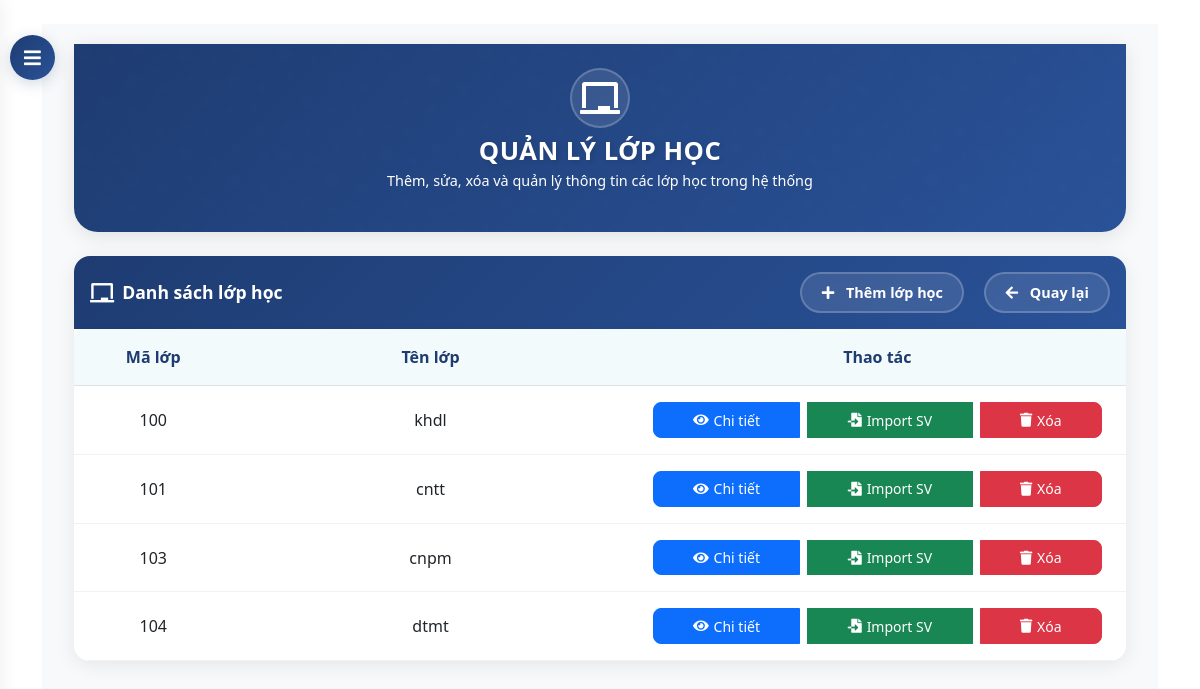
The page /dashboard/classrooms/ (signed in) on the database as committed earlier.
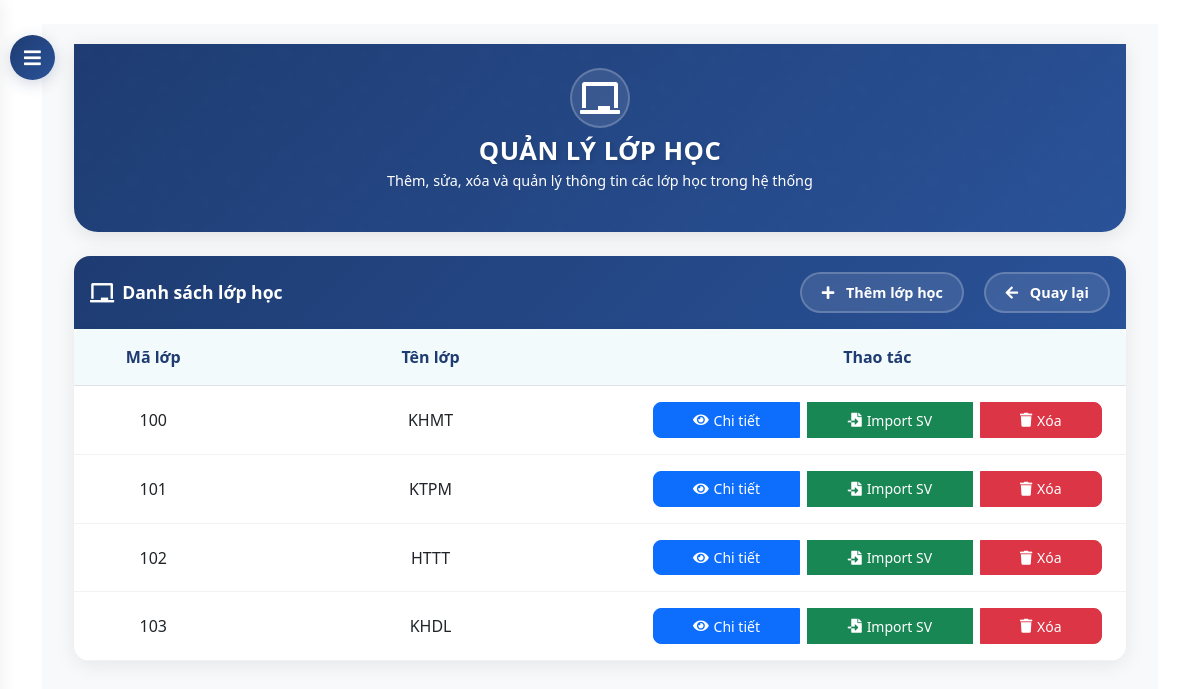
The same page on the database as committed later.
### core/models.py (models this page shows, shortened)
class ClassRoom(models.Model):
    class_code = models.CharField(max_length=10)
    name = models.CharField(max_length=100)
    students = models.ManyToManyField('Student', related_name='classrooms')

### core/views.py (the view)
# urls.py: path('dashboard/classrooms/', views.classroom_list, name='classroom_list'),
@login_required
@user_passes_test(is_admin)
def classroom_list(request):
    classrooms = ClassRoom.objects.all()
    return render(request, 'core/admin/classroom_list.html', {'classrooms': classrooms})

### core/views.py (called while the page is built)
def is_admin(user):
    return user.is_superuser

### templates/core/admin/classroom_list.html (shortened to what this page needs)
{% extends 'base.html' %}
{% block content %}
<button id="sidebarCollapse">
    <i class="fas fa-bars"></i>
</button>
<div id="content">
    <div class="container-fluid">
        <div class="hero-section">
            <div class="container">
                <div class="row justify-content-center text-center">
                    <div class="col-md-8">
                        <div class="hero-icon">
                            <i class="fas fa-chalkboard"></i>
                        </div>
                        <h1 class="hero-title">QUẢN LÝ LỚP HỌC</h1>
                        <p class="hero-subtitle">Thêm, sửa, xóa và quản lý thông tin các lớp học trong hệ thống</p>
                    </div>
                </div>
            </div>
        </div>
        <div class="classroom-card">
            <div class="card-header d-flex justify-content-between align-items-center">
                <h4 class="mb-0">
                    <i class="fas fa-chalkboard"></i>
                    Danh sách lớp học
                </h4>
                <div>
                    <a href="{% url 'classroom_create' %}" class="btn btn-add">
                        <i class="fas fa-plus"></i>
                        Thêm lớp học
                    </a>
                    <a href="{% url 'admin_dashboard' %}" class="btn btn-back">
                        <i class="fas fa-arrow-left"></i>
                        Quay lại
                    </a>
                </div>
            </div>
            <div class="card-body">
                {% if classrooms %}
                <div class="table-responsive">
                    <table class="table">
                        <thead>
                            <tr>
                                <th>Mã lớp</th>
                                <th>Tên lớp</th>
                                <th>Thao tác</th>
                            </tr>
                        </thead>
                        <tbody>
                            {% for classroom in classrooms %}
                            <tr>
                                <td>{{ classroom.class_code }}</td>
                                <td>{{ classroom.name }}</td>
                                <td>
                                    <div class="btn-group">
                                        <a href="{% url 'classroom_detail' classroom.id %}" class="btn btn-primary btn-sm" title="Xem chi tiết">
                                            <i class="fas fa-eye"></i> Chi tiết
                                        </a>
                                        <a href="{% url 'classroom_import_students' classroom.id %}" class="btn btn-success btn-sm" title="Import sinh viên">
                                            <i class="fas fa-file-import"></i> Import SV
                                        </a>
                                        <button class="btn btn-danger btn-sm" onclick="confirmDelete({{ classroom.id }}, '{{ classroom.name }}')" title="Xóa lớp">
                                            <i class="fas fa-trash"></i> Xóa
                                        </button>
                                    </div>
                                </td>
                            </tr>
                            {% endfor %}
                        </tbody>
                    </table>
                </div>
                {% else %}
                <div class="alert alert-info text-center">
                    <i class="fas fa-info-circle me-2"></i>Chưa có lớp học nào trong hệ thống.
                </div>
                {% endif %}
            </div>
        </div>
    </div>
</div>
{% endblock %}

Rows that differ between the two databases and show on the page:
removed ClassRoom: class_code "100", name "khdl"
removed ClassRoom: class_code "101", name "cntt"
removed ClassRoom: class_code "103", name "cnpm"
removed ClassRoom: class_code "104", name "dtmt"
added ClassRoom: class_code "100", name "KHMT"
added ClassRoom: class_code "101", name "KTPM"
added ClassRoom: class_code "102", name "HTTT"
added ClassRoom: class_code "103", name "KHDL"
